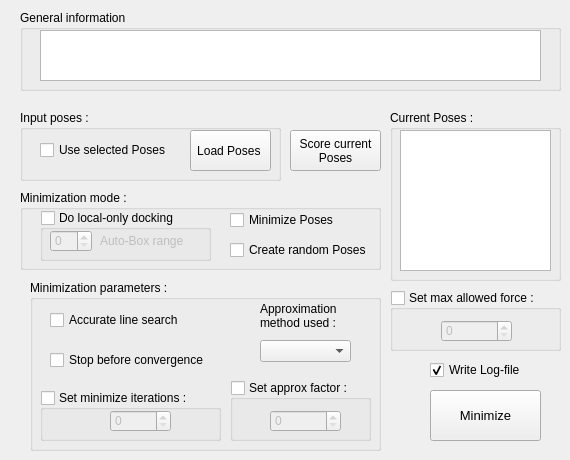
   <widget class="QWidget" name="tab_7">
    <attribute name="title">
     <string>Post Refinement</string>
    </attribute>
    <widget class="QGroupBox" name="groupBox_21">
     <property name="geometry">
      <rect>
       <x>20</x>
       <y>10</y>
       <width>541</width>
       <height>81</height>
      </rect>
     </property>
     <property name="title">
      <string>General information</string>
     </property>
     <widget class="QTextBrowser" name="textBrowser_6">
      <property name="geometry">
       <rect>
        <x>20</x>
        <y>20</y>
        <width>501</width>
        <height>51</height>
       </rect>
      </property>
     </widget>
    </widget>
    <widget class="QGroupBox" name="groupBox_27">
     <property name="geometry">
      <rect>
       <x>20</x>
       <y>110</y>
       <width>261</width>
       <height>71</height>
      </rect>
     </property>
     <property name="title">
      <string>Input poses :</string>
     </property>
     <widget class="QCheckBox" name="checkBox_2">
      <property name="geometry">
       <rect>
        <x>20</x>
        <y>30</y>
        <width>141</width>
        <height>20</height>
       </rect>
      </property>
      <property name="text">
       <string>Use selected Poses</string>
      </property>
     </widget>
     <widget class="QPushButton" name="pushButton_22">
      <property name="geometry">
       <rect>
        <x>170</x>
        <y>20</y>
        <width>81</width>
        <height>41</height>
       </rect>
      </property>
      <property name="text">
       <string>Load Poses </string>
      </property>
     </widget>
    </widget>
    <widget class="QGroupBox" name="groupBox_28">
     <property name="geometry">
      <rect>
       <x>20</x>
       <y>190</y>
       <width>361</width>
       <height>80</height>
      </rect>
     </property>
     <property name="title">
      <string>Minimization mode : </string>
     </property>
     <widget class="QCheckBox" name="checkBox_4">
      <property name="geometry">
       <rect>
        <x>210</x>
        <y>20</y>
        <width>121</width>
        <height>20</height>
       </rect>
      </property>
      <property name="text">
       <string>Minimize Poses</string>
      </property>
     </widget>
     <widget class="QCheckBox" name="checkBox_5">
      <property name="geometry">
       <rect>
        <x>210</x>
        <y>50</y>
        <width>151</width>
        <height>20</height>
       </rect>
      </property>
      <property name="text">
       <string>Create random Poses</string>
      </property>
     </widget>
     <widget class="QGroupBox" name="groupBox_30">
      <property name="geometry">
       <rect>
        <x>20</x>
        <y>20</y>
        <width>171</width>
        <height>51</height>
       </rect>
      </property>
      <property name="title">
       <string>Do local-only docking</string>
      </property>
      <property name="checkable">
       <bool>true</bool>
      </property>
      <property name="checked">
       <bool>false</bool>
      </property>
      <widget class="QSpinBox" name="spinBox_3">
       <property name="geometry">
        <rect>
         <x>10</x>
         <y>20</y>
         <width>42</width>
         <height>22</height>
        </rect>
       </property>
      </widget>
      <widget class="QLabel" name="label_12">
       <property name="geometry">
        <rect>
         <x>60</x>
         <y>20</y>
         <width>91</width>
         <height>21</height>
        </rect>
       </property>
       <property name="text">
        <string>Auto-Box range</string>
       </property>
      </widget>
     </widget>
    </widget>
    <widget class="QGroupBox" name="groupBox_29">
     <property name="geometry">
      <rect>
       <x>30</x>
       <y>280</y>
       <width>351</width>
       <height>171</height>
      </rect>
     </property>
     <property name="title">
      <string>Minimization parameters :</string>
     </property>
     <widget class="QCheckBox" name="checkBox_3">
      <property name="geometry">
       <rect>
        <x>20</x>
        <y>30</y>
        <width>151</width>
        <height>20</height>
       </rect>
      </property>
      <property name="text">
       <string>Accurate line search</string>
      </property>
     </widget>
     <widget class="QCheckBox" name="checkBox_6">
      <property name="geometry">
       <rect>
        <x>20</x>
        <y>70</y>
        <width>171</width>
        <height>20</height>
       </rect>
      </property>
      <property name="text">
       <string>Stop before convergence</string>
      </property>
     </widget>
     <widget class="QGroupBox" name="groupBox_31">
      <property name="geometry">
       <rect>
        <x>10</x>
        <y>110</y>
        <width>181</width>
        <height>51</height>
       </rect>
      </property>
      <property name="title">
       <string>Set minimize iterations :</string>
      </property>
      <property name="checkable">
       <bool>true</bool>
      </property>
      <property name="checked">
       <bool>false</bool>
      </property>
      <widget class="QSpinBox" name="spinBox_7">
       <property name="geometry">
        <rect>
         <x>70</x>
         <y>20</y>
         <width>61</width>
         <height>22</height>
        </rect>
       </property>
      </widget>
     </widget>
     <widget class="QComboBox" name="comboBox_8">
      <property name="geometry">
       <rect>
        <x>230</x>
        <y>60</y>
        <width>91</width>
        <height>22</height>
       </rect>
      </property>
     </widget>
     <widget class="QLabel" name="label_13">
      <property name="geometry">
       <rect>
        <x>230</x>
        <y>20</y>
        <width>91</width>
        <height>31</height>
       </rect>
      </property>
      <property name="text">
       <string>Approximation
method used :</string>
      </property>
     </widget>
     <widget class="QGroupBox" name="groupBox_33">
      <property name="geometry">
       <rect>
        <x>200</x>
        <y>100</y>
        <width>141</width>
        <height>61</height>
       </rect>
      </property>
      <property name="title">
       <string>Set approx factor :</string>
      </property>
      <property name="checkable">
       <bool>true</bool>
      </property>
      <property name="checked">
       <bool>false</bool>
      </property>
      <widget class="QSpinBox" name="spinBox_8">
       <property name="geometry">
        <rect>
         <x>40</x>
         <y>30</y>
         <width>71</width>
         <height>22</height>
        </rect>
       </property>
      </widget>
     </widget>
    </widget>
    <widget class="QPushButton" name="pushButton_24">
     <property name="geometry">
      <rect>
       <x>430</x>
       <y>390</y>
       <width>111</width>
       <height>51</height>
      </rect>
     </property>
     <property name="font">
      <font>
       <pointsize>10</pointsize>
      </font>
     </property>
     <property name="text">
      <string>Minimize</string>
     </property>
    </widget>
    <widget class="QGroupBox" name="groupBox_32">
     <property name="geometry">
      <rect>
       <x>390</x>
       <y>290</y>
       <width>171</width>
       <height>61</height>
      </rect>
     </property>
     <property name="title">
      <string>Set max allowed force :</string>
     </property>
     <property name="checkable">
      <bool>true</bool>
     </property>
     <property name="checked">
      <bool>false</bool>
     </property>
     <widget class="QSpinBox" name="spinBox_9">
      <property name="geometry">
       <rect>
        <x>51</x>
        <y>30</y>
        <width>71</width>
        <height>22</height>
       </rect>
      </property>
     </widget>
    </widget>
    <widget class="QGroupBox" name="groupBox_34">
     <property name="geometry">
      <rect>
       <x>390</x>
       <y>110</y>
       <width>171</width>
       <height>171</height>
      </rect>
     </property>
     <property name="title">
      <string>Current Poses :</string>
     </property>
     <widget class="QListWidget" name="listWidget_3">
      <property name="geometry">
       <rect>
        <x>10</x>
        <y>20</y>
        <width>151</width>
        <height>141</height>
       </rect>
      </property>
      <property name="font">
       <font>
        <family>Arial</family>
        <pointsize>8</pointsize>
       </font>
      </property>
     </widget>
    </widget>
    <widget class="QPushButton" name="pushButton_23">
     <property name="geometry">
      <rect>
       <x>290</x>
       <y>130</y>
       <width>91</width>
       <height>41</height>
      </rect>
     </property>
     <property name="text">
      <string>Score current 
Poses</string>
     </property>
    </widget>
    <widget class="QCheckBox" name="checkBox_7">
     <property name="geometry">
      <rect>
       <x>430</x>
       <y>360</y>
       <width>111</width>
       <height>20</height>
      </rect>
     </property>
     <property name="text">
      <string>Write Log-file</string>
     </property>
     <property name="checked">
      <bool>true</bool>
     </property>
    </widget>
   </widget>
